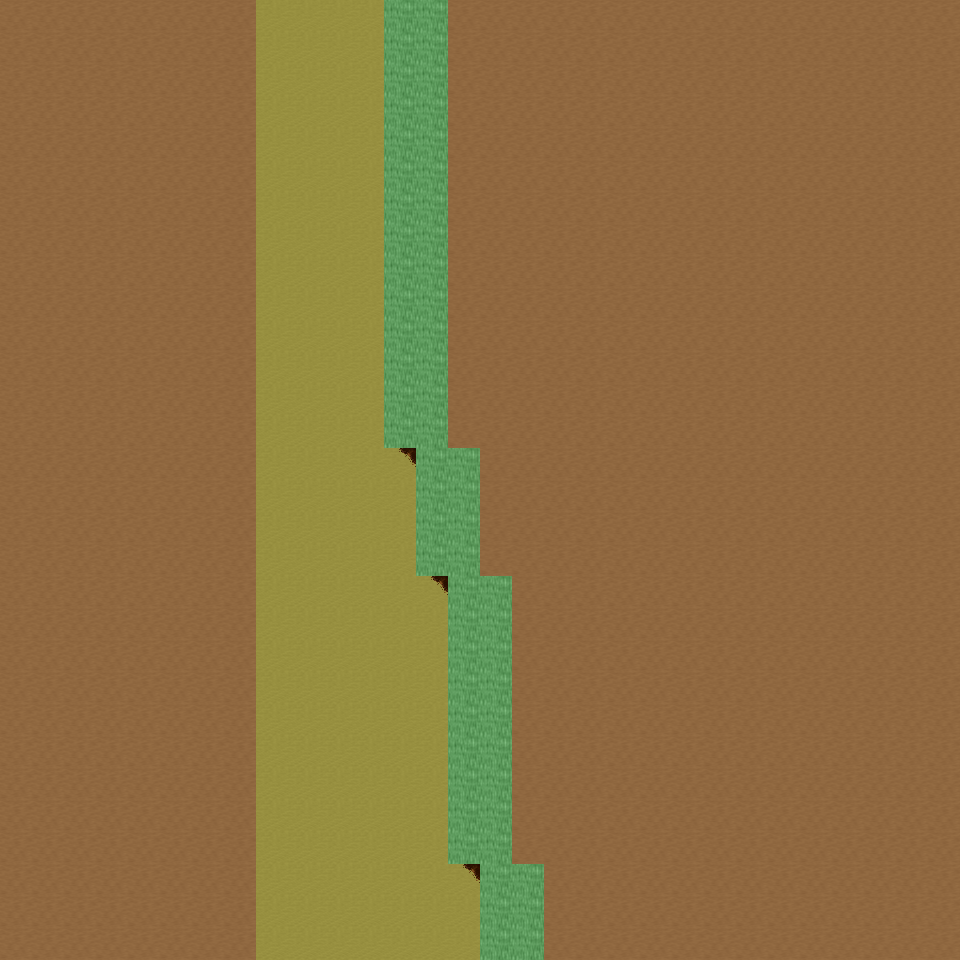

This game map was drawn from its Tiled (.tmx) file and the tilesets committed beside it. A one-line description and the trimmed map source follow:
An orthogonal 30x30 tile map with 32x32 px tiles, 6 tile layers (Ground, Object, Object2, Above, ...), 19 tilesets and 3 objects (3x mapExit).

<map version="1.0" orientation="orthogonal" renderorder="right-down" width="30" height="30" tilewidth="32" tileheight="32" nextobjectid="4">
  <tileset firstgid="1" name="tileset_ground_ground" tilewidth="32" tileheight="32" tilecount="33" columns="3">
    <image source="../drawable/tileset_ground_ground.png" width="96" height="352" />
  </tileset>
  <tileset firstgid="34" name="tileset_ground_ridge_earth_dark" tilewidth="32" tileheight="32" tilecount="96" columns="12">
    <image source="../drawable/tileset_ground_ridge_earth_dark.png" width="384" height="256" />
  </tileset>
  <tileset firstgid="130" name="tileset_ground_rock_pebbles" tilewidth="32" tileheight="32" tilecount="3" columns="1">
    <image source="../drawable/tileset_ground_rock_pebbles.png" width="32" height="96" />
  </tileset>
  <tileset firstgid="133" name="tileset_ground_earth_edges" tilewidth="32" tileheight="32" tilecount="18" columns="6">
    <image source="../drawable/tileset_ground_earth_edges.png" width="192" height="96" />
  </tileset>
  <tileset firstgid="151" name="tileset_plant_leaves" tilewidth="32" tileheight="32" tilecount="8" columns="4">
    <image source="../drawable/tileset_plant_leaves.png" width="128" height="64" />
  </tileset>
  <tileset firstgid="159" name="tileset_plant_flower_daisy_yellow" tilewidth="32" tileheight="32" tilecount="8" columns="2">
    <image source="../drawable/tileset_plant_flower_daisy_yellow.png" width="64" height="128" />
  </tileset>
  <tileset firstgid="167" name="tileset_plant_grasses" tilewidth="32" tileheight="32" tilecount="6" columns="3">
    <image source="../drawable/tileset_plant_grasses.png" width="96" height="64" />
  </tileset>
  <tileset firstgid="173" name="tileset_ground_cobbled_paving" tilewidth="32" tileheight="32" tilecount="1" columns="1">
    <image source="../drawable/tileset_ground_cobbled_paving.png" width="32" height="32" />
  </tileset>
  <tileset firstgid="174" name="tileset_plant_flower_daisy_white" tilewidth="32" tileheight="32" tilecount="8" columns="2">
    <image source="../drawable/tileset_plant_flower_daisy_white.png" width="64" height="128" />
  </tileset>
  <tileset firstgid="182" name="tileset_plant_flower_daisy_red" tilewidth="32" tileheight="32" tilecount="8" columns="2">
    <image source="../drawable/tileset_plant_flower_daisy_red.png" width="64" height="128" />
  </tileset>
  <tileset firstgid="190" name="tileset_logic_collision" tilewidth="32" tileheight="32" tilecount="1" columns="1">
    <image source="../drawable/tileset_logic_collision.png" width="32" height="32" />
  </tileset>
  <tileset firstgid="191" name="tileset_logic_creature_sheepman" tilewidth="32" tileheight="32" tilecount="4" columns="4">
    <image source="../drawable/tileset_logic_creature_sheepman.png" width="128" height="32" />
  </tileset>
  <tileset firstgid="195" name="tileset_object_tan_tent" tilewidth="32" tileheight="32" tilecount="25" columns="5">
    <image source="../drawable/tileset_object_tan_tent.png" width="160" height="160" />
  </tileset>
  <tileset firstgid="220" name="tileset_item_campfires" tilewidth="32" tileheight="32" tilecount="2" columns="2">
    <image source="../drawable/tileset_item_campfires.png" width="64" height="32" />
  </tileset>
  <tileset firstgid="222" name="tileset_plant_tree_dead_tree_4" tilewidth="32" tileheight="32" tilecount="20" columns="4">
    <image source="../drawable/tileset_plant_tree_dead_tree_4.png" width="128" height="160" />
  </tileset>
  <tileset firstgid="242" name="tileset_plant_tree_fall_trees" tilewidth="32" tileheight="32" tilecount="40" columns="8">
    <image source="../drawable/tileset_plant_tree_fall_trees.png" width="256" height="160" />
  </tileset>
  <tileset firstgid="282" name="tileset_object_well_hoist" tilewidth="32" tileheight="32" tilecount="9" columns="3">
    <image source="../drawable/tileset_object_well_hoist.png" width="96" height="96" />
  </tileset>
  <tileset firstgid="291" name="tileset_logic_creature_mutant" tilewidth="32" tileheight="32" tilecount="7" columns="7">
    <image source="../drawable/tileset_logic_creature_mutant.png" width="224" height="32" />
  </tileset>
  <tileset firstgid="298" name="tileset_ground_grass_edges" tilewidth="32" tileheight="32" tilecount="36" columns="12">
    <image source="../drawable/tileset_ground_grass_edges.png" width="384" height="96" />
  </tileset>
  <layer name="Ground" width="30" height="30">
    <data>[900 cells, 900 non-empty, 2 distinct tile ids]</data>
  </layer>
  <layer name="Object" width="30" height="30">
    <data>[900 cells, 63 non-empty, 5 distinct tile ids]</data>
  </layer>
  <layer name="Object2" width="30" height="30">
    <data>[900 cells, 0 non-empty, 0 distinct tile ids]</data>
  </layer>
  <layer name="Above" width="30" height="30">
    <data>[900 cells, 0 non-empty, 0 distinct tile ids]</data>
  </layer>
  <layer name="Above2" width="30" height="30">
    <data>[900 cells, 0 non-empty, 0 distinct tile ids]</data>
  </layer>
  <layer name="Walkable" width="30" height="30">
    <data>[900 cells, 60 non-empty, 1 distinct tile ids]</data>
  </layer>
  <objectgroup name="MapEvents">
    <object id="1" name="south" type="mapExit" x="0" y="928" width="480" height="32">
      <properties>
        <property name="map" value="level_0_x89_y26" />
        <property name="x" value="0" />
        <property name="y" value="1" />
      </properties>
    </object>
    <object id="2" name="south2" type="mapExit" x="544" y="928" width="416" height="32">
      <properties>
        <property name="map" value="level_0_x89_y26" />
        <property name="x" value="17" />
        <property name="y" value="1" />
      </properties>
    </object>
    <object id="3" name="west" type="mapExit" x="0" y="0" width="32" height="960">
      <properties>
        <property name="map" value="level_0_x88_y25" />
        <property name="x" value="28" />
        <property name="y" value="0" />
      </properties>
    </object>
  </objectgroup>
</map>
